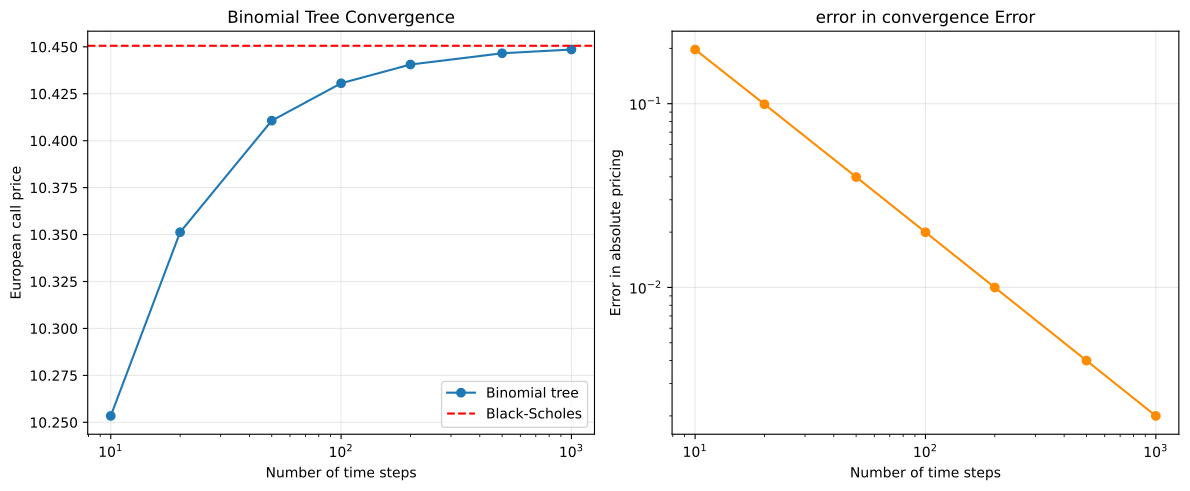

Python code for this plot:
from pathlib import Path
#Here we are using matplotlib to generate a figure to compare convergance
import matplotlib.pyplot as plt 

#Importing the black scholes and binomial tree models
from quant_project.binomial_tree import binomial_tree_call
from quant_project.black_scholes import call_option_price

#define a function to generate the convergance figures
def create_convergence_figure():
    S = 100
    K = 100
    T = 1
    r = 0.05
    sigma = 0.2

    #Defining an array of time steps to use for binom tree
    time_steps = [10, 20, 50, 100, 200, 500, 1000]
    bs_price = call_option_price(S, K, T, r, sigma)

    #initialise empty arrays to store the binomial tree prices and also errors
    tree_prices = []
    errors = []
    
    #looping over the time steps and calculating the binomial tree price at each time step
    for i in time_steps:
        tree_price = binomial_tree_call(
            S, K, T, r, sigma, i
        )
        #also calculate the error between the two prices
        eps = abs(tree_price - bs_price)

        tree_prices.append(tree_price)
        errors.append(eps)

        print(
            f"Steps: {i:4d}, "
            f"Tree price: {tree_price:.6f}, "
            f"Black-Scholes price: {bs_price:.6f}, "
            f"Error: {eps:.6f}"
        )

    #setting up the figure and axes
    figure, axes = plt.subplots(1, 2, figsize=(12, 5))

    axes[0].plot(
        time_steps,
        tree_prices,
        marker="o",
        label="Binomial tree",
    )

    axes[0].axhline(
        bs_price,
        color="red",
        linestyle="--",
        label="Black-Scholes",
    )

    axes[0].set_xscale("log")
    axes[0].set_xlabel("Number of time steps")
    axes[0].set_ylabel("European call price")
    axes[0].set_title("Binomial Tree Convergence")
    axes[0].grid(alpha=0.3)
    axes[0].legend()

    axes[1].plot(
        time_steps,
        errors,
        marker="o",
        color="darkorange",
    )
    axes[1].set_xscale("log")
    axes[1].set_yscale("log")
    axes[1].set_xlabel("Number of time steps")
    axes[1].set_ylabel("Error in absolute pricing")
    axes[1].set_title("error in convergence Error")
    axes[1].grid(alpha=0.3)

    figure.tight_layout()

    #This will save beside this Python file, regardless of working directory.
    output_path = Path(__file__).with_name(
        "binomial_convergence.pdf"
    )
    figure.savefig(output_path, format="pdf", bbox_inches="tight")
    plt.close(figure)

    print(f"Figure saved to: {output_path}")


if __name__ == "__main__":
    create_convergence_figure()
